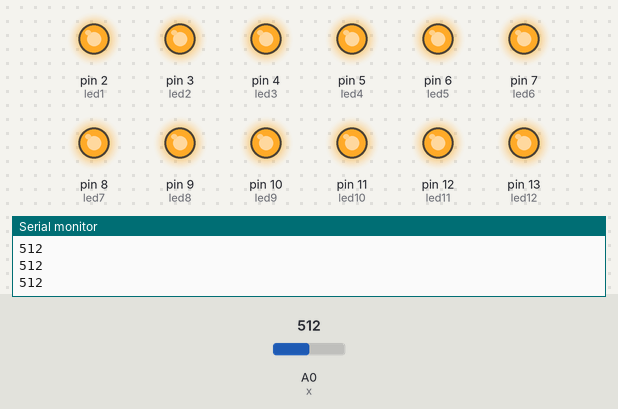
This sketch was run on a simulated Arduino Uno, built with avr-gcc and run on an emulated ATmega328P. Parts: output pins drawn as LEDs (lit = HIGH), the last lines printed to the serial monitor. Inputs (shaded band) come from the test bench; at power-on: A0 (x) = 512.

Above: at 1.2 s.
1.3 s: A0 (x) set to 132
2.8 s: A0 (x) set to 110
At 4.0 s:
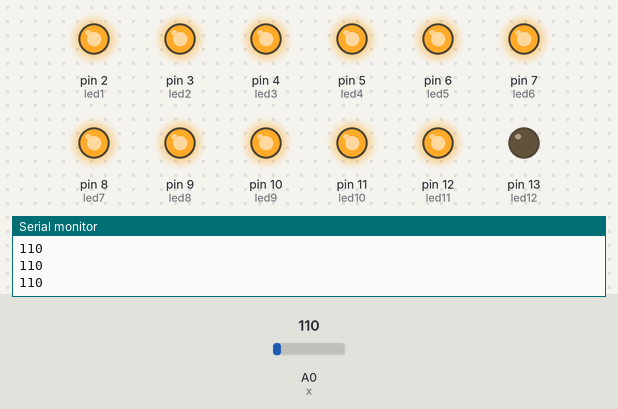
4.4 s: A0 (x) set to 70
At 5.2 s:
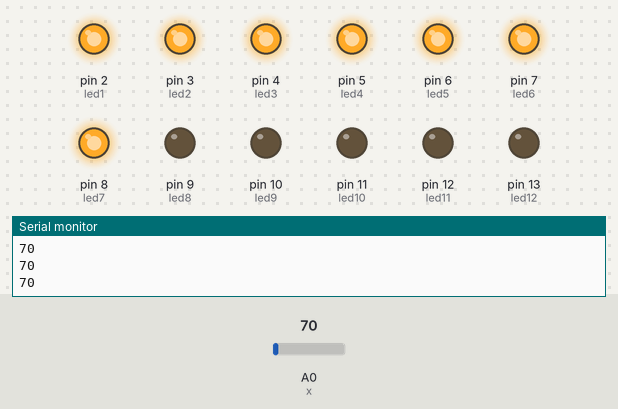
6.0 s: A0 (x) set to 66
At 6.6 s:
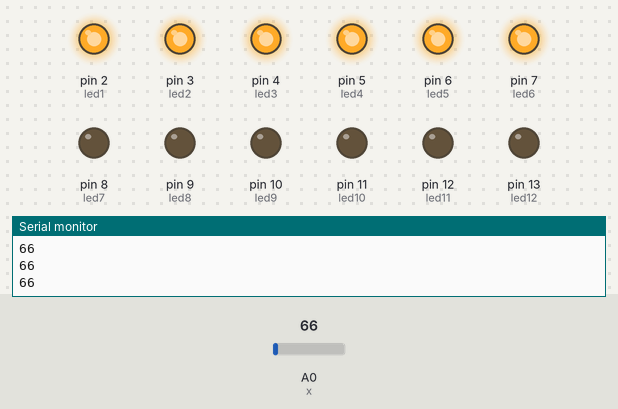
7.5 s: A0 (x) set to 50
At 8.5 s:
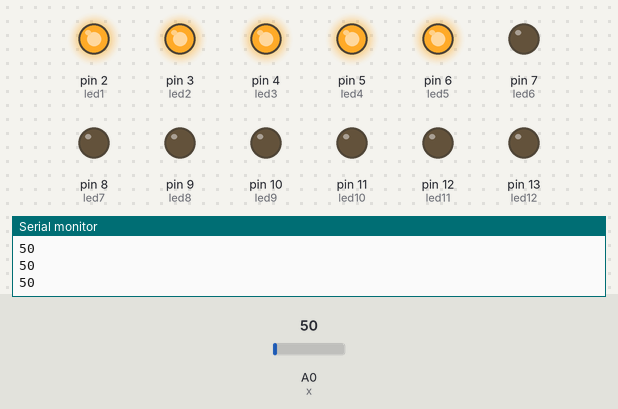
9.0 s: A0 (x) set to 80
At 10.1 s:
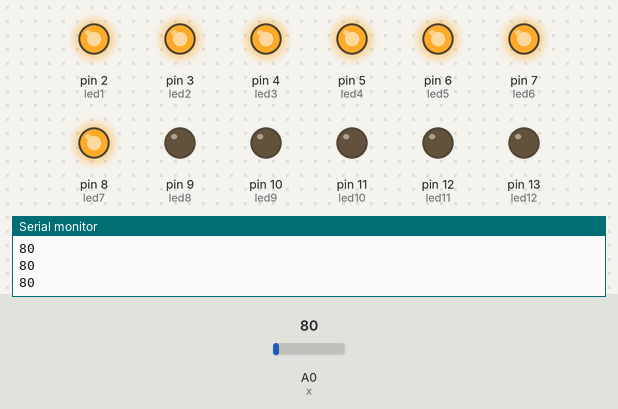
Timing chart, 0 to 11.5 s (numbered marks = the images above; inputs shaded):
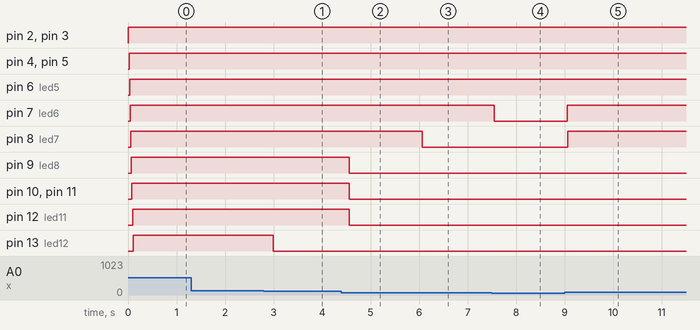

The sketch:

music_reactive.ino
```cpp
int x = A0;
int sound;
int led1 = 2;
int led2 = 3;
int led3 = 4;
int led4 = 5;
int led5 = 6;
int led6 = 7;
int led7 = 8;
int led8 = 9;
int led9 = 10;
int led10 = 11;
int led11= 12;
int led12= 13;
void setup() {
  // put your setup code here, to run once:
pinMode(led1, OUTPUT);
pinMode(led2, OUTPUT);
pinMode(led3, OUTPUT);
pinMode(led4, OUTPUT);
pinMode(led5, OUTPUT);
pinMode(led6, OUTPUT);
pinMode(led7, OUTPUT);
pinMode(led8, OUTPUT);
pinMode(led9, OUTPUT);
pinMode(led10, OUTPUT);
pinMode(led11, OUTPUT);
pinMode(led12, OUTPUT);
Serial.begin(9600);
}

void loop() {
  // put your main code here, to run repeatedly:
sound = analogRead(x);
Serial.println(sound);
if (sound > 10)
{
digitalWrite(led1, HIGH);
delay(10);
}
if (sound < 10)
{
digitalWrite(led1, LOW);
}
if (sound > 20)
{
digitalWrite(led2, HIGH);
delay(10);
}
if (sound < 20)
{
digitalWrite(led2, LOW);
}
if (sound > 30)
{
digitalWrite(led3, HIGH);
delay(10);
}
if (sound < 30)
{
digitalWrite(led3, LOW);
}
if (sound > 40)
{
digitalWrite(led4, HIGH);
delay(10);
}
if (sound < 40)
{
digitalWrite(led4, LOW);
}
if (sound > 50)
{
digitalWrite(led5, HIGH);
delay(10);
}
if (sound < 50)
{
digitalWrite(led5, LOW);
}
if (sound > 60)
{
digitalWrite(led6, HIGH);
delay(10);
}
if (sound < 60)
{
digitalWrite(led6, LOW);
}
if (sound > 70)
{
digitalWrite(led7, HIGH);
delay(10);
}
if (sound < 70)
{
digitalWrite(led7, LOW);
}
if (sound > 80)
{
digitalWrite(led8, HIGH);
delay(10);
}
if (sound < 80)
{
digitalWrite(led8, LOW);
}
if (sound > 90)
{
digitalWrite(led9, HIGH);
delay(10);
}
if (sound < 90)
{
digitalWrite(led9, LOW);
}
if (sound > 100)
{
digitalWrite(led10, HIGH);
delay(10);
}
if (sound < 100)
{
digitalWrite(led10, LOW);
}
if (sound > 110)
{
digitalWrite(led11, HIGH);
delay(10);
}
if (sound < 110)
{
digitalWrite(led11, LOW);
}
if (sound > 120)
{
digitalWrite(led12, HIGH);
delay(10);
}
if (sound < 120)
{
digitalWrite(led12, LOW);
}
delay(0);
}
```

Measured:
- the behaviour switches between 120 and 119 on A0 (x) (found by bisection; images 0 and 1)
- the behaviour switches between 70 and 69 on A0 (x) (found by bisection; images 2 and 3)
- after the input at 2.8 s, pin 13 (led12): HIGH → LOW after 0.19 s
- after the input at 4.4 s, pin 9 (led8), pin 10 (led9), pin 11 (led10), pin 12 (led11): HIGH → LOW after 0.16 s
- after the input at 6.0 s, pin 8 (led7): HIGH → LOW after 0.06 s
- after the input at 7.5 s, pin 7 (led6): HIGH → LOW after 0.05 s
- after the input at 9.0 s, pin 7 (led6): LOW → HIGH after 0.05 s; pin 8 (led7): LOW → HIGH after 0.06 s
